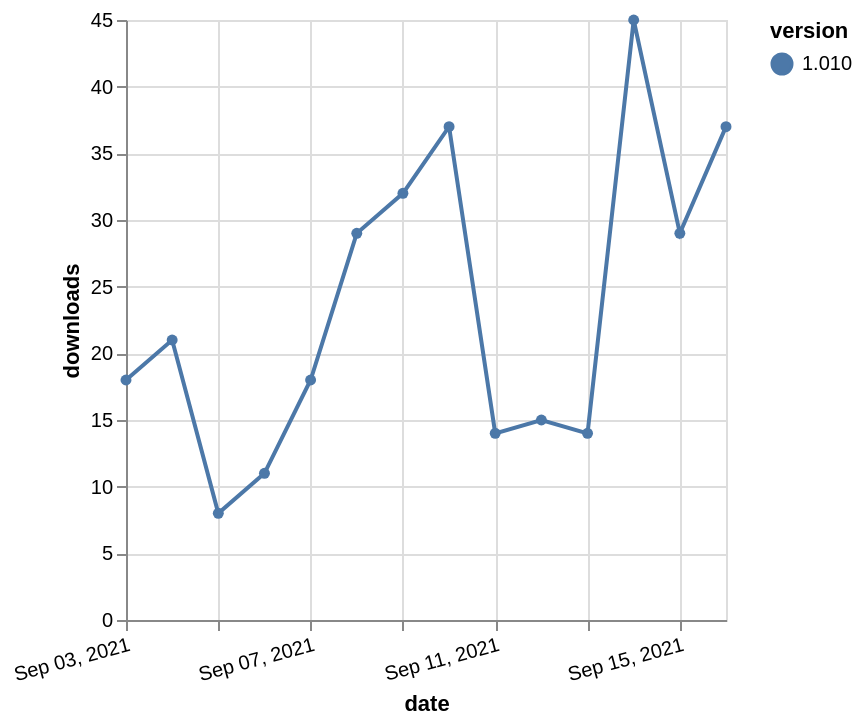

Write the Vega-Lite specification saved for this chart.
### Vega-Lite specification from a JSON file in a GitHub repository (floating-point values rounded to 4 significant figures)
{"$schema": "https://vega.github.io/schema/vega-lite/v5.json", "description": "A simple bar chart with embedded data.", "data": {"values": [{"date": "2021-09-03", "total": 34533, "delta": 18, "version": "1.010"}, {"date": "2021-09-04", "total": 34554, "delta": 21, "version": "1.010"}, {"date": "2021-09-05", "total": 34562, "delta": 8, "version": "1.010"}, {"date": "2021-09-06", "total": 34573, "delta": 11, "version": "1.010"}, {"date": "2021-09-07", "total": 34591, "delta": 18, "version": "1.010"}, {"date": "2021-09-08", "total": 34620, "delta": 29, "version": "1.010"}, {"date": "2021-09-09", "total": 34652, "delta": 32, "version": "1.010"}, {"date": "2021-09-10", "total": 34689, "delta": 37, "version": "1.010"}, {"date": "2021-09-11", "total": 34703, "delta": 14, "version": "1.010"}, {"date": "2021-09-12", "total": 34718, "delta": 15, "version": "1.010"}, {"date": "2021-09-13", "total": 34732, "delta": 14, "version": "1.010"}, {"date": "2021-09-14", "total": 34777, "delta": 45, "version": "1.010"}, {"date": "2021-09-15", "total": 34806, "delta": 29, "version": "1.010"}, {"date": "2021-09-16", "total": 34843, "delta": 37, "version": "1.010"}]}, "width": "container", "mark": {"type": "line", "point": {"filled": true}}, "encoding": {"x": {"field": "date", "type": "temporal", "timeUnit": "yearmonthdate", "title": "date", "axis": {"labelAngle": -15}}, "y": {"field": "delta", "type": "quantitative", "title": "downloads"}, "color": {"field": "version", "type": "nominal"}, "tooltip": {"field": "delta"}}}
